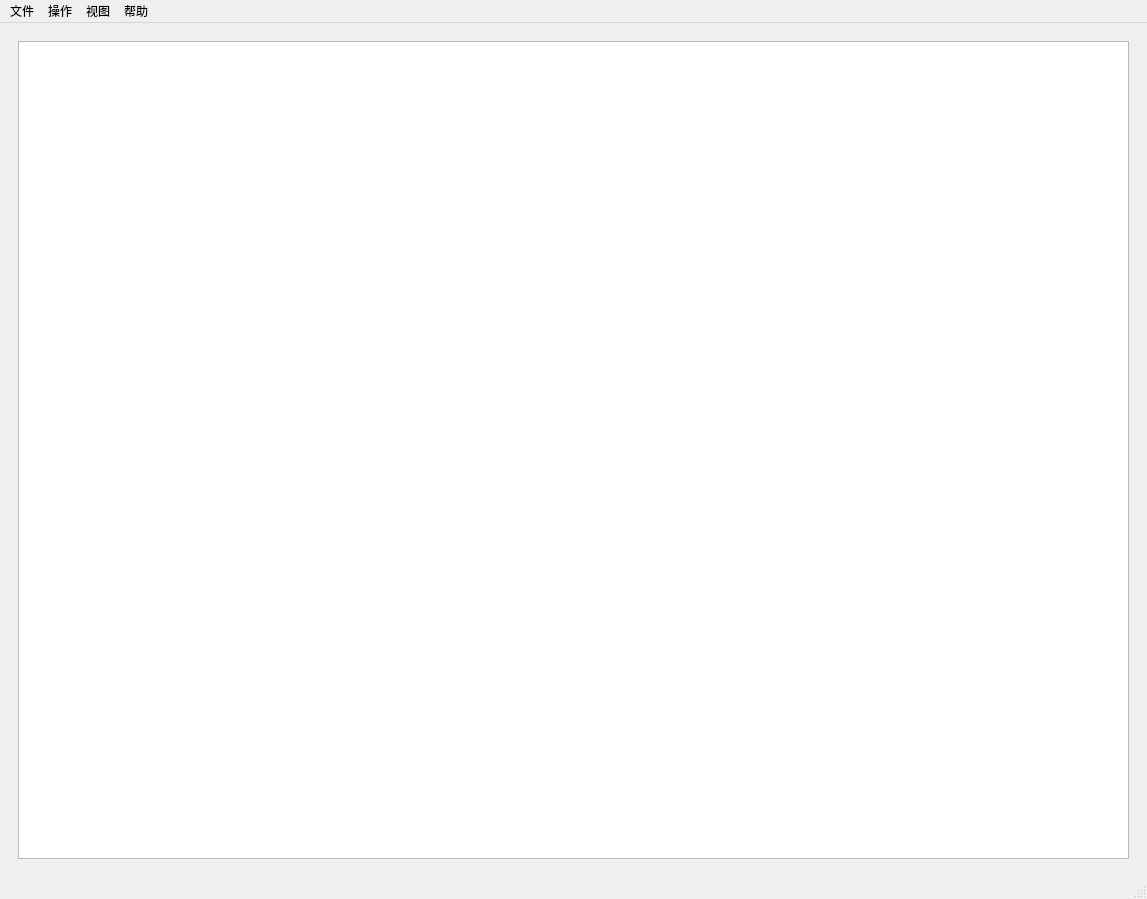
<?xml version="1.0" encoding="UTF-8"?>
<ui version="4.0">
 <class>MainWindow</class>
 <widget class="QMainWindow" name="MainWindow">
  <property name="geometry">
   <rect>
    <x>0</x>
    <y>0</y>
    <width>1147</width>
    <height>899</height>
   </rect>
  </property>
  <property name="windowTitle">
   <string>MainWindow</string>
  </property>
  <widget class="QWidget" name="centralwidget">
   <layout class="QHBoxLayout" name="horizontalLayout_2">
    <item>
     <layout class="QHBoxLayout" name="horizontalLayout">
      <item>
       <widget class="QWidget" name="widget" native="true">
        <layout class="QHBoxLayout" name="horizontalLayout_4">
         <item>
          <layout class="QHBoxLayout" name="horizontalLayout_3">
           <item>
            <widget class="QGraphicsView" name="graphicsView"/>
           </item>
          </layout>
         </item>
        </layout>
       </widget>
      </item>
     </layout>
    </item>
   </layout>
  </widget>
  <widget class="QMenuBar" name="menubar">
   <property name="geometry">
    <rect>
     <x>0</x>
     <y>0</y>
     <width>1147</width>
     <height>23</height>
    </rect>
   </property>
   <widget class="QMenu" name="menuoperation">
    <property name="title">
     <string>操作</string>
    </property>
    <addaction name="actionswitchCamera"/>
    <addaction name="actiontorch"/>
    <addaction name="actionrotate"/>
    <addaction name="actionmove_left"/>
    <addaction name="actionmove_right"/>
    <addaction name="actionzoom"/>
    <addaction name="actionexpension"/>
    <addaction name="actioncapture"/>
    <addaction name="actionback"/>
    <addaction name="actionscreen_shot"/>
   </widget>
   <widget class="QMenu" name="menuFile">
    <property name="title">
     <string>文件</string>
    </property>
    <addaction name="action_openImg"/>
    <addaction name="action_openDir"/>
    <addaction name="actionconvert"/>
   </widget>
   <widget class="QMenu" name="menu">
    <property name="title">
     <string>视图</string>
    </property>
   </widget>
   <widget class="QMenu" name="menu_2">
    <property name="title">
     <string>帮助</string>
    </property>
    <addaction name="separator"/>
    <addaction name="actiondocuments"/>
    <addaction name="actionreleaseNote"/>
    <addaction name="actionabout"/>
   </widget>
   <addaction name="menuFile"/>
   <addaction name="menuoperation"/>
   <addaction name="menu"/>
   <addaction name="menu_2"/>
  </widget>
  <widget class="QStatusBar" name="statusbar"/>
  <action name="actionswitchCamera">
   <property name="text">
    <string>显示/隐藏摄像头</string>
   </property>
  </action>
  <action name="action_openDir">
   <property name="text">
    <string>打开文件</string>
   </property>
  </action>
  <action name="action_openImg">
   <property name="text">
    <string>打开文件（.pptx）</string>
   </property>
  </action>
  <action name="actiontorch">
   <property name="text">
    <string>确认</string>
   </property>
  </action>
  <action name="actionrotate">
   <property name="text">
    <string>旋转内容</string>
   </property>
  </action>
  <action name="actionmove_left">
   <property name="text">
    <string>上一页</string>
   </property>
  </action>
  <action name="actionmove_right">
   <property name="text">
    <string>下一页</string>
   </property>
  </action>
  <action name="actionzoom">
   <property name="text">
    <string>缩小内容</string>
   </property>
  </action>
  <action name="actionexpension">
   <property name="text">
    <string>放大内容</string>
   </property>
  </action>
  <action name="actioncapture">
   <property name="text">
    <string>提取内容</string>
   </property>
  </action>
  <action name="actionback">
   <property name="text">
    <string>返回</string>
   </property>
  </action>
  <action name="actionscreen_shot">
   <property name="text">
    <string>截屏</string>
   </property>
  </action>
  <action name="actionconvert">
   <property name="text">
    <string>格式转换</string>
   </property>
  </action>
  <action name="actiondocuments">
   <property name="text">
    <string>文档</string>
   </property>
  </action>
  <action name="actionreleaseNote">
   <property name="text">
    <string>开发笔记</string>
   </property>
  </action>
  <action name="actionabout">
   <property name="text">
    <string>关于</string>
   </property>
  </action>
 </widget>
 <resources/>
 <connections>
  <connection>
   <sender>action_openDir</sender>
   <signal>triggered()</signal>
   <receiver>MainWindow</receiver>
   <slot>openDir()</slot>
   <hints>
    <hint type="sourcelabel">
     <x>-1</x>
     <y>-1</y>
    </hint>
    <hint type="destinationlabel">
     <x>560</x>
     <y>449</y>
    </hint>
   </hints>
  </connection>
  <connection>
   <sender>action_openImg</sender>
   <signal>triggered()</signal>
   <receiver>MainWindow</receiver>
   <slot>openImg()</slot>
   <hints>
    <hint type="sourcelabel">
     <x>-1</x>
     <y>-1</y>
    </hint>
    <hint type="destinationlabel">
     <x>560</x>
     <y>449</y>
    </hint>
   </hints>
  </connection>
  <connection>
   <sender>actiontorch</sender>
   <signal>triggered()</signal>
   <receiver>MainWindow</receiver>
   <slot>torch()</slot>
   <hints>
    <hint type="sourcelabel">
     <x>-1</x>
     <y>-1</y>
    </hint>
    <hint type="destinationlabel">
     <x>560</x>
     <y>449</y>
    </hint>
   </hints>
  </connection>
  <connection>
   <sender>actionrotate</sender>
   <signal>triggered()</signal>
   <receiver>MainWindow</receiver>
   <slot>rotate()</slot>
   <hints>
    <hint type="sourcelabel">
     <x>-1</x>
     <y>-1</y>
    </hint>
    <hint type="destinationlabel">
     <x>560</x>
     <y>449</y>
    </hint>
   </hints>
  </connection>
  <connection>
   <sender>actionmove_left</sender>
   <signal>triggered()</signal>
   <receiver>MainWindow</receiver>
   <slot>move_left()</slot>
   <hints>
    <hint type="sourcelabel">
     <x>-1</x>
     <y>-1</y>
    </hint>
    <hint type="destinationlabel">
     <x>560</x>
     <y>449</y>
    </hint>
   </hints>
  </connection>
  <connection>
   <sender>actionzoom</sender>
   <signal>triggered()</signal>
   <receiver>MainWindow</receiver>
   <slot>zoom()</slot>
   <hints>
    <hint type="sourcelabel">
     <x>-1</x>
     <y>-1</y>
    </hint>
    <hint type="destinationlabel">
     <x>560</x>
     <y>449</y>
    </hint>
   </hints>
  </connection>
  <connection>
   <sender>actioncapture</sender>
   <signal>triggered()</signal>
   <receiver>MainWindow</receiver>
   <slot>capture()</slot>
   <hints>
    <hint type="sourcelabel">
     <x>-1</x>
     <y>-1</y>
    </hint>
    <hint type="destinationlabel">
     <x>560</x>
     <y>449</y>
    </hint>
   </hints>
  </connection>
  <connection>
   <sender>actionback</sender>
   <signal>triggered()</signal>
   <receiver>MainWindow</receiver>
   <slot>back()</slot>
   <hints>
    <hint type="sourcelabel">
     <x>-1</x>
     <y>-1</y>
    </hint>
    <hint type="destinationlabel">
     <x>560</x>
     <y>449</y>
    </hint>
   </hints>
  </connection>
  <connection>
   <sender>actionexpension</sender>
   <signal>triggered()</signal>
   <receiver>MainWindow</receiver>
   <slot>expension()</slot>
   <hints>
    <hint type="sourcelabel">
     <x>-1</x>
     <y>-1</y>
    </hint>
    <hint type="destinationlabel">
     <x>560</x>
     <y>449</y>
    </hint>
   </hints>
  </connection>
  <connection>
   <sender>actionmove_right</sender>
   <signal>triggered()</signal>
   <receiver>MainWindow</receiver>
   <slot>move_right()</slot>
   <hints>
    <hint type="sourcelabel">
     <x>-1</x>
     <y>-1</y>
    </hint>
    <hint type="destinationlabel">
     <x>560</x>
     <y>449</y>
    </hint>
   </hints>
  </connection>
  <connection>
   <sender>actionscreen_shot</sender>
   <signal>triggered()</signal>
   <receiver>MainWindow</receiver>
   <slot>screen_shot()</slot>
   <hints>
    <hint type="sourcelabel">
     <x>-1</x>
     <y>-1</y>
    </hint>
    <hint type="destinationlabel">
     <x>560</x>
     <y>449</y>
    </hint>
   </hints>
  </connection>
  <connection>
   <sender>actionswitchCamera</sender>
   <signal>triggered()</signal>
   <receiver>MainWindow</receiver>
   <slot>switch_camera()</slot>
   <hints>
    <hint type="sourcelabel">
     <x>-1</x>
     <y>-1</y>
    </hint>
    <hint type="destinationlabel">
     <x>435</x>
     <y>449</y>
    </hint>
   </hints>
  </connection>
  <connection>
   <sender>actionconvert</sender>
   <signal>triggered()</signal>
   <receiver>MainWindow</receiver>
   <slot>convert_form()</slot>
   <hints>
    <hint type="sourcelabel">
     <x>-1</x>
     <y>-1</y>
    </hint>
    <hint type="destinationlabel">
     <x>573</x>
     <y>449</y>
    </hint>
   </hints>
  </connection>
 </connections>
 <slots>
  <slot>openDir()</slot>
  <slot>openImg()</slot>
  <slot>torch()</slot>
  <slot>rotate()</slot>
  <slot>move_left()</slot>
  <slot>move_right()</slot>
  <slot>zoom()</slot>
  <slot>expension()</slot>
  <slot>capture()</slot>
  <slot>back()</slot>
  <slot>screen_shot()</slot>
  <slot>switch_camera()</slot>
  <slot>convert_form()</slot>
 </slots>
</ui>
